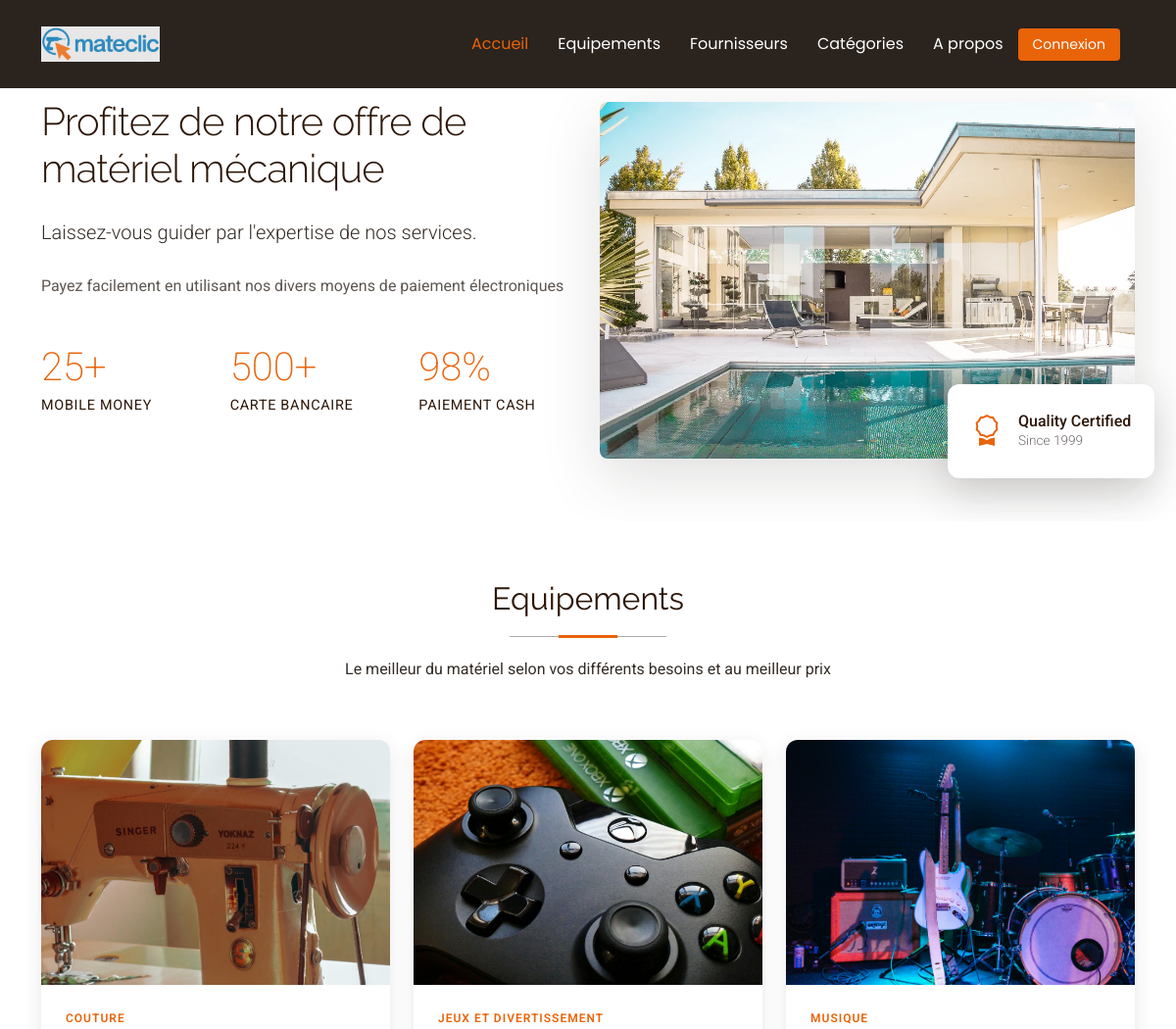
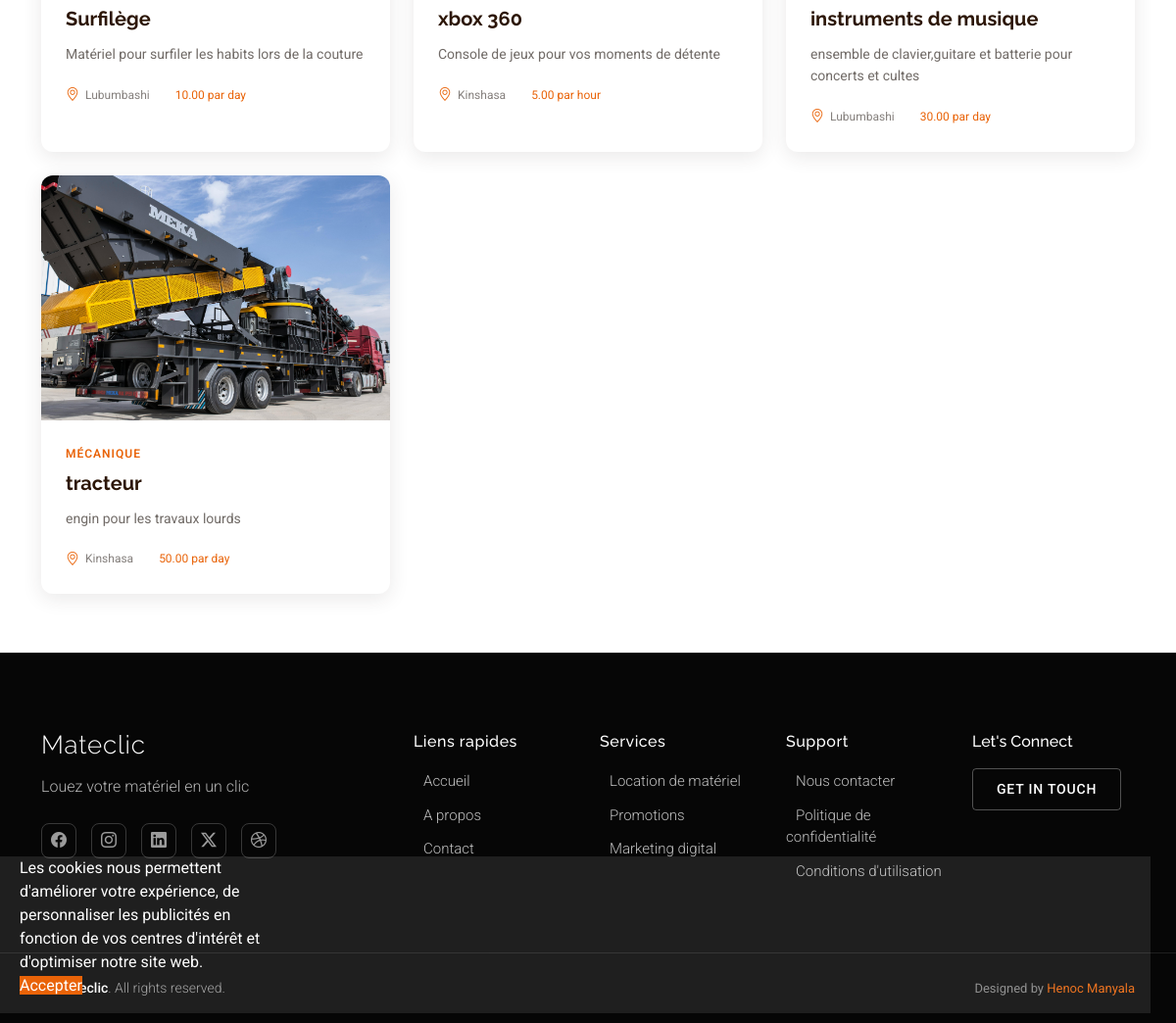
Page /public/equipments/ on the committed database (2 pictures, top to bottom).
### public/models.py (models this page shows)
class Equipment(models.Model):
    class Frequencies(models.TextChoices):
        H = "hour"
        D = "day"
        M = "month"
    class Currencies(models.TextChoices):
        USD = "Dollar"
        CDF = "Franc Congolais"
    name = models.fields.CharField(max_length=None)
    description = models.fields.CharField(max_length=None,null=True)
    location = models.fields.CharField(max_length=None,null=True)
    category = models.ForeignKey(Category,null=True,on_delete=models.SET_NULL)
    owner = models.ForeignKey(CustomUser,null=True,on_delete=models.CASCADE)
    pricingFrequency = models.fields.CharField(choices=Frequencies.choices)
    price = models.fields.DecimalField(null=True,max_digits=100,decimal_places=2)
    currency = models.fields.CharField(choices=Currencies.choices)
    image = models.FileField(upload_to='equipments/',null=True)
    createdAt = models.DateTimeField(auto_now=True)

class Category(models.Model):
    name= models.fields.CharField(unique=True)
    parent = models.ForeignKey('self',null=True,on_delete=models.SET_NULL)
    def __str__(self):
        return self.name

### public/views.py (the view)
# urls.py: path('public/equipments/',publicviews.equipments,name="equipments"),
def equipments(request):
    equipmentsList = Equipment.objects.all()
    isConnected = False
    myuser = authent_session(request)
    if(myuser):
        isConnected = True
        return render(request,'public/equipments.html',{"equipmentsList":equipmentsList,"isConnected":isConnected,"user":myuser})
    return render(request,'public/equipments.html',{"equipmentsList":equipmentsList,"isConnected":isConnected})

### public/views.py (called while the page is built)
def authent_session(request):
    myuser = request.user
    try:
        myuser = get_user_model().objects.get(id=myuser.id)
        if(not myuser == None):
            return myuser
        else:
            return False
    except:
        return False

### public/templates/public/equipments.html (shortened to what this page needs)
{% extends 'public/base.html' %}
{% load static %}
    {% block content %}
    <section id="about" class="about section">
      <div class="container" data-aos="fade-up" data-aos-delay="100">
        <div class="row align-items-center">
          <div class="col-lg-6 order-2 order-lg-1" data-aos="fade-right" data-aos-delay="200">
            <div class="content">
              <h2 class="section-heading mb-4">Profitez de notre offre de matériel mécanique</h2>
              <p class="lead-text mb-4">Laissez-vous guider par l'expertise de nos services.</p>
              <p class="description-text mb-5">Payez facilement en utilisant nos divers moyens de paiement électroniques</p>
              <div class="stats-grid">
                <div class="stat-item" data-aos="fade-up" data-aos-delay="300">
                  <div class="stat-number">25+</div>
                  <div class="stat-label">Mobile Money</div>
                </div>
                <div class="stat-item" data-aos="fade-up" data-aos-delay="350">
                  <div class="stat-number">500+</div>
                  <div class="stat-label">Carte bancaire</div>
                </div>
                <div class="stat-item" data-aos="fade-up" data-aos-delay="400">
                  <div class="stat-number">98%</div>
                  <div class="stat-label">Paiement cash</div>
                </div>
              </div>
            </div>
          </div>
          <div class="col-lg-6 order-1 order-lg-2" data-aos="fade-left" data-aos-delay="200">
            <div class="image-section">
              <div class="main-image">
                <img src="{% static 'public/assets/img/construction/project-4.webp' %}" alt="Construction project showcase" class="img-fluid">
              </div>
              <div class="floating-badge" data-aos="zoom-in" data-aos-delay="500">
                <div class="badge-content">
                  <i class="bi bi-award"></i>
                  <div class="badge-text">
                    <span class="badge-title">Quality Certified</span>
                    <span class="badge-subtitle">Since 1999</span>
                  </div>
                </div>
              </div>
            </div>
          </div>
        </div>
      </div>
    </section>
    <section id="projects" class="projects section">
      <div class="container section-title" data-aos="fade-up">
        <h2>Equipements</h2>
        <p>Le meilleur du matériel selon vos différents besoins et au meilleur prix</p>
      </div>
      <div class="container" data-aos="fade-up" data-aos-delay="100">
        <div class="row gy-4">
            {% for equipment in equipmentsList %}
          <div class="col-lg-4 col-md-6" data-aos="fade-up" data-aos-delay="100">
            <div class="project-card">
              <div class="project-image">
                <img src="/media/{{equipment.image}}" alt="Project" class="img-fluid">
              </div>
              <div class="project-info">
                <div class="project-category">{{ equipment.category }}</div>
                <h4 class="project-title">{{ equipment.name }}</h4>
                <p class="project-description">{{ equipment.description }}</p>
                <div class="project-meta">
                  <span class="location"><i class="bi bi-geo-alt"></i> {{ equipment.location }}</span>
                  <span class="timeline" style="color: rgb(233, 99, 8);"> {{ equipment.price }} par {{ equipment.pricingFrequency }}</span>
                </div>
              </div>
            </div>
          </div>
          {% endfor %}
        </div>
      </div>
    </section>
    {% endblock %}

### public/templates/public/base.html (shortened to what this page needs)
{% load static %}
<!DOCTYPE html>
<html lang="en">
<head>
  <link href="{% static 'public/assets/vendor/bootstrap/css/bootstrap.min.css' %}" rel="stylesheet">
  <link href="{% static 'public/assets/vendor/bootstrap-icons/bootstrap-icons.css' %}" rel="stylesheet">
  <link href="{% static 'public/assets/vendor/aos/aos.css' %}" rel="stylesheet">
  <link href="{% static 'public/assets/vendor/glightbox/css/glightbox.min.css' %}" rel="stylesheet">
  <link href="{% static 'public/assets/vendor/swiper/swiper-bundle.min.css' %}" rel="stylesheet">
  <link href="{% static 'public/assets/css/main.css' %}" rel="stylesheet">
</head>
<body class="index-page">
  <header id="header" class="header d-flex align-items-center fixed-top">
    <div class="container-fluid container-xl position-relative d-flex align-items-center">
      <a href="index.html" class="logo d-flex align-items-center me-auto">
        <img src="{% static 'public/assets/img/logo_mateclic.png'  %}" style="width: 100%;">
      </a>
        {% block navmenu %}
      <nav id="navmenu" class="navmenu">
        <ul>
          <li><a href="{% url 'home'  %}" class="active">Accueil</a></li>
          <li><a href="{% url 'equipments'  %}">Equipements</a></li>
          <li><a href="{% url 'providers'  %}">Fournisseurs</a></li>
          <li><a href="{% url 'equipments'  %}">Catégories</a></li>
          <li><a href="{% url 'about'  %}">A propos</a></li>
          {% if isConnected %}
          <li class="dropdown"><a href="#"><h3 style="font-size: 22px;">{{ user.first_name|first }}{{ user.last_name|first }}</h3> <i class="bi bi-chevron-down toggle-dropdown"></i></a>
            <ul>
              <li><h3 style="color: black;font-size: 18px;padding: 8px;">{{ user.first_name }} {{ user.last_name }}</h3></li>
              <li><a href="{% url 'dashboard'  %}">Dashboard</a></li>
              <li><a href="{% url 'dashboard-settings'  %}">Mes infos</a></li>
              <li><a href="{% url 'logout' %}">Déconnexion</a></li>
            </ul>
          </li>
          {% else %}
      <a class="btn-getstarted d-none d-sm-block" href="{% url 'login'  %}">Connexion</a>
        {% endif %}
        </ul>
      </nav>
      {% endblock %}
    </div>
  </header>
  <main class="main" style="min-height: 600px;">
    {% if noPadding  %}
        <div ></div>
      {% else %}
         <div style="padding: 20px;"></div>
      {% endif %}
    {% block content %}
    {% endblock %}
  </main>
  <footer id="footer" class="footer dark-background">
    <div class="container">
      <div class="row gy-5">
        <div class="col-lg-4">
          <div class="footer-brand">
            <a href="index.html" class="logo d-flex align-items-center mb-3">
              <span class="sitename">Mateclic</span>
            </a>
            <p class="tagline">Louez  votre matériel en un clic</p>
            <div class="social-links mt-4">
              <a href="#" aria-label="Facebook"><i class="bi bi-facebook"></i></a>
              <a href="#" aria-label="Instagram"><i class="bi bi-instagram"></i></a>
              <a href="#" aria-label="LinkedIn"><i class="bi bi-linkedin"></i></a>
              <a href="#" aria-label="Twitter"><i class="bi bi-twitter-x"></i></a>
              <a href="#" aria-label="Dribbble"><i class="bi bi-dribbble"></i></a>
            </div>
          </div>
        </div>
        <div class="col-lg-6">
          <div class="footer-links-grid">
            <div class="row">
              <div class="col-6 col-md-4">
                <h5>Liens rapides</h5>
                <ul class="list-unstyled">
                  <li><a href="#">Accueil</a></li>
                  <li><a href="#">A propos</a></li>
                  <li><a href="#">Contact</a></li>
                </ul>
              </div>
              <div class="col-6 col-md-4">
                <h5>Services</h5>
                <ul class="list-unstyled">
                  <li><a href="#">Location de matériel</a></li>
                  <li><a href="#">Promotions</a></li>
                  <li><a href="#">Marketing digital</a></li>
                </ul>
              </div>
              <div class="col-6 col-md-4">
                <h5>Support</h5>
                <ul class="list-unstyled">
                  <li><a href="#">Nous contacter</a></li>
                  <li><a href="#">Politique de confidentialité</a></li>
                  <li><a href="#">Conditions d'utilisation</a></li>
                </ul>
              </div>
            </div>
          </div>
        </div>
        <div class="col-lg-2">
          <div class="footer-cta">
            <h5>Let's Connect</h5>
            <a href="contact.html" class="btn btn-outline">Get in Touch</a>
          </div>
        </div>
      </div>
    </div>
    <div class="footer-bottom">
      <div class="container">
        <div class="row">
          <div class="col-12">
            <div class="footer-bottom-content">
              <p class="mb-0">© <span class="sitename">Mateclic</span>. All rights reserved.</p>
              <div class="credits">
                Designed by <a href="https://bootstrapmade.com/">Henoc Manyala</a>
              </div>
            </div>
          </div>
        </div>
      </div>
    </div>
  </footer>
  <div class="row" id="cookiesBanner" style="background-color:
 color-mix(in srgb, var(--background-color), transparent 90%);position: fixed;bottom: 10px;z-index: 8000;">
    <p class="col-md-3" style="color: #ffffff;margin-left: 20px;">
      Les cookies nous permettent d'améliorer votre expérience, de personnaliser les publicités en fonction de vos centres d'intérêt et d'optimiser notre site web.
      <br>
      <a class="btn-getstarted" id="btAcceptCookies" style="background-color: rgb(233, 99, 8);color: #ffffff;"> Accepter </a>
    </p>
    <div class="col-md-3"></div>
  </div>
</body>
</html>

### rows in the picture
Equipment: image (picture), category "COUTURE", name "Surfilège", description "Matériel pour surfiler les habits lors de la couture", location "Lubumbashi", price "10.00", pricingFrequency "day"
Equipment: image (picture), category "JEUX ET DIVERTISSEMENT", name "xbox 360", description "Console de jeux pour vos moments de détente", location "Kinshasa", price "5.00", pricingFrequency "hour"
Equipment: image (picture), category "MUSIQUE", name "instruments de musique", description "ensemble de clavier,guitare et batterie pour concerts et cultes", location "Lubumbashi", price "30.00", pricingFrequency "day"
Equipment: image (picture), category "MÉCANIQUE", name "tracteur", description "engin pour les travaux lourds", location "Kinshasa", price "50.00", pricingFrequency "day"
